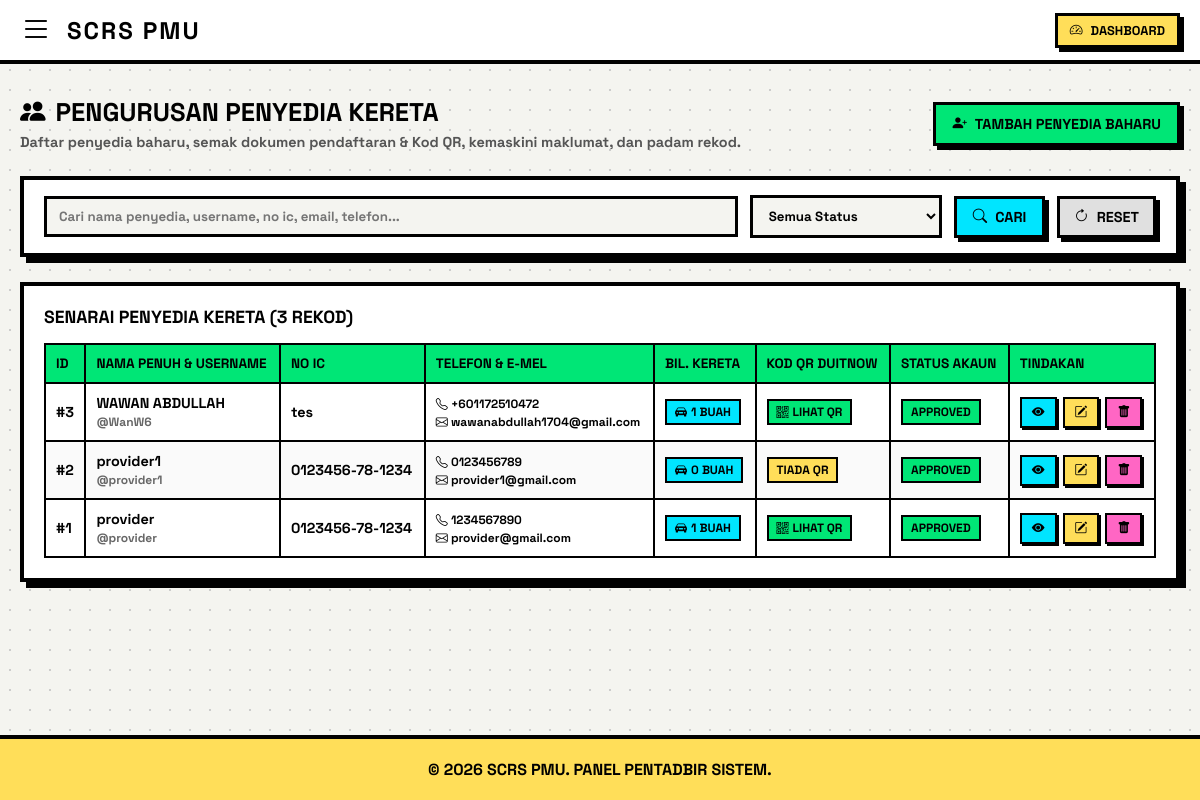
/admin_providers.php (signed in), run on the app's committed database.
### tables this page shows
CREATE TABLE `providers` (
  `id` int(11) NOT NULL AUTO_INCREMENT,
  `username` varchar(50) NOT NULL,
  `email` varchar(100) NOT NULL,
  `full_name` varchar(150) NOT NULL,
  `phone_no` varchar(20) NOT NULL,
  `no_ic` varchar(15) NOT NULL,
  `password` varchar(255) NOT NULL,
  `ic_file` varchar(255) NOT NULL,
  `licence_file` varchar(255) NOT NULL,
  `insurance_file` varchar(255) NOT NULL,
  `greencard_file` varchar(255) NOT NULL,
  `roadtax_file` varchar(255) NOT NULL,
  `qr_code_image` varchar(255) DEFAULT NULL,
  `created_at` timestamp NOT NULL DEFAULT current_timestamp(),
  `status` enum('pending','approved','rejected') DEFAULT 'approved',
  `profile_picture` varchar(255) DEFAULT NULL,
  PRIMARY KEY (`id`)
);

### admin_providers.php (the view, shortened to what this page needs)
<?php
require 'db.php';
$search = trim($_GET['search'] ?? '');
$filter_status = trim($_GET['filter_status'] ?? 'all');
$sql_query = "SELECT p.*, COUNT(c.id) AS total_cars
              FROM providers p
              LEFT JOIN cars c ON p.id = c.provider_id
              WHERE 1=1";
$sql_query .= " GROUP BY p.id ORDER BY p.id DESC";
$stmt_list = $conn->prepare($sql_query);
$stmt_list->execute();
$providers_result = $stmt_list->get_result();
?>
<!DOCTYPE html>
<html lang="ms">
<head>
    <link rel="stylesheet" href="https://cdn.jsdelivr.net/npm/bootstrap-icons@1.10.5/font/bootstrap-icons.css">
</head>
<body>
    <header class="neo-navbar">
        <div class="neo-nav-left">
            <button class="menu-toggle-btn" id="open-sidebar"><i class="bi bi-list"></i></button>
            <div class="neo-brand">SCRS PMU</div>
        </div>
        <a href="admin_dashboard.php" class="neo-btn" style="padding: 6px 12px; font-size: 0.8rem;">
            <i class="bi bi-speedometer2"></i> Dashboard
        </a>
    </header>
    <main class="main-content">
        <div class="page-header">
            <div>
                <h1 style="font-size: 1.6rem; font-weight: 900; text-transform: uppercase; margin: 0; color: var(--black); display: flex; align-items: center; gap: 10px;">
                    <i class="bi bi-people-fill"></i> Pengurusan Penyedia Kereta
                </h1>
                <p style="font-weight: 700; color: #555; margin: 5px 0 0 0; font-size: 0.9rem;">
                    Daftar penyedia baharu, semak dokumen pendaftaran & Kod QR, kemaskini maklumat, dan padam rekod.
                </p>
            </div>
            <button class="neo-btn btn-green" onclick="openCreateModal()">
                <i class="bi bi-person-plus-fill"></i> Tambah Penyedia Baharu
            </button>
        </div>
        <div class="filter-card">
            <form action="" method="GET" class="filter-form">
                <input type="text" name="search" class="filter-input" placeholder="Cari nama penyedia, username, no ic, email, telefon..." value="<?php echo htmlspecialchars($search); ?>">
                <select name="filter_status" class="filter-select">
                    <option value="all" <?php if ($filter_status === 'all') echo 'selected'; ?>>Semua Status</option>
                </select>
                <button type="submit" class="neo-btn btn-blue" style="padding: 9px 16px;">
                    <i class="bi bi-search"></i> Cari
                </button>
                <a href="admin_providers.php" class="neo-btn" style="background: #e0e0e0; padding: 9px 14px;">
                    <i class="bi bi-arrow-clockwise"></i> Reset
                </a>
            </form>
        </div>
        <div class="table-card">
            <div style="display: flex; justify-content: space-between; align-items: center; margin-bottom: 15px;">
                <h3 style="font-size: 1.1rem; font-weight: 900; text-transform: uppercase;">
                    Senarai Penyedia Kereta (<?php echo $providers_result->num_rows; ?> rekod)
                </h3>
            </div>
            <div class="neo-table-wrapper">
                <table class="neo-table">
                    <thead>
                        <tr>
                            <th>ID</th>
                            <th>Nama Penuh & Username</th>
                            <th>No IC</th>
                            <th>Telefon & E-mel</th>
                            <th>Bil. Kereta</th>
                            <th>Kod QR DuitNow</th>
                            <th>Status Akaun</th>
                            <th>Tindakan</th>
                        </tr>
                    </thead>
                    <tbody>
                        <?php if ($providers_result->num_rows > 0): ?>
                            <?php while ($pr = $providers_result->fetch_assoc()):
                                $status_cls = ($pr['status'] === 'approved') ? 'badge-approved' : (($pr['status'] === 'pending') ? 'badge-pending' : 'badge-rejected');
                                $pr_json = htmlspecialchars(json_encode($pr), ENT_QUOTES, 'UTF-8');
                            ?>
                                <tr>
                                    <td>#<?php echo $pr['id']; ?></td>
                                    <td>
                                        <strong><?php echo htmlspecialchars($pr['full_name']); ?></strong><br>
                                        <small style="color: #666;">@<?php echo htmlspecialchars($pr['username']); ?></small>
                                    </td>
                                    <td><?php echo htmlspecialchars($pr['no_ic']); ?></td>
                                    <td>
                                        <small><i class="bi bi-telephone"></i> <?php echo htmlspecialchars($pr['phone_no']); ?></small><br>
                                        <small><i class="bi bi-envelope"></i> <?php echo htmlspecialchars($pr['email']); ?></small>
                                    </td>
                                    <td>
                                        <span class="neo-badge" style="background: var(--blue);">
                                            <i class="bi bi-car-front-fill"></i> <?php echo $pr['total_cars']; ?> Buah
                                        </span>
                                    </td>
                                    <td>
                                        <?php if (!empty($pr['qr_code_image'])): ?>
                                            <a href="<?php echo htmlspecialchars($pr['qr_code_image']); ?>" target="_blank" class="neo-badge badge-approved">
                                                <i class="bi bi-qr-code"></i> Lihat QR
                                            </a>
                                        <?php else: ?>
                                            <span class="neo-badge badge-pending">Tiada QR</span>
                                        <?php endif; ?>
                                    </td>
                                    <td>
                                        <span class="neo-badge <?php echo $status_cls; ?>">
                                            <?php echo ucfirst($pr['status']); ?>
                                        </span>
                                    </td>
                                    <td>
                                        <div class="action-btns">
                                            <button class="neo-btn btn-sm btn-blue" data-provider='<?php echo $pr_json; ?>' onclick="viewProvider(this)" title="Lihat Penuh">
                                                <i class="bi bi-eye-fill"></i>
                                            </button>
                                            <button class="neo-btn btn-sm btn-yellow" data-provider='<?php echo $pr_json; ?>' onclick="editProvider(this)" title="Kemaskini">
                                                <i class="bi bi-pencil-square"></i>
                                            </button>
                                            <form action="" method="POST" style="margin: 0;" onsubmit="return confirm('Adakah anda pasti ingin memadam penyedia ini? Semua kereta dan rekod tempahannya akan turut dipadam!');">
                                                <button type="submit" name="action_delete_provider" class="neo-btn btn-sm btn-pink" title="Padam">
                                                    <i class="bi bi-trash-fill"></i>
                                                </button>
                                            </form>
                                        </div>
                                    </td>
                                </tr>
                            <?php endwhile; ?>
                        <?php else: ?>
                            <tr>
                                <td colspan="8" style="text-align: center; padding: 25px; color: #777;">Tiada rekod penyedia dijumpai.</td>
                            </tr>
                        <?php endif; ?>
                    </tbody>
                </table>
            </div>
        </div>
    </main>
    <footer>
        &copy; <?php echo date("Y"); ?> SCRS PMU. PANEL PENTADBIR SISTEM.
    </footer>
</body>
</html>

### admin_providers.php (style rules this page uses)
:root { --black: #000000; --white: #ffffff; --yellow: #ffde59; --green: #00e676; --blue: #00e5ff; --pink: #ff66c4; --orange: #ff914d; --bg-color: #f4f4f0; --border-thick: 4px solid var(--black); --shadow-solid: 6px 6px 0px var(--black); --shadow-hover: 4px 4px 0px var(--black); --shadow-active: 0px 0px 0px var(--black); --transition: all 0.15s ease-in-out; }
* { margin: 0; padding: 0; box-sizing: border-box; font-family: 'Space Grotesk', sans-serif; }
body { background-color: var(--bg-color); background-image: radial-gradient(#ccc 1.5px, transparent 1.5px); background-size: 20px 20px; min-height: 100vh; display: flex; flex-direction: column; overflow-x: hidden; }
a { text-decoration: none; color: inherit; }
button, input, select { font-family: inherit; }
.neo-navbar { background-color: var(--white); border-bottom: var(--border-thick); padding: 10px 20px; display: flex; justify-content: space-between; align-items: center; position: sticky; top: 0; z-index: 1000; }
.neo-nav-left { display: flex; align-items: center; gap: 15px; }
.menu-toggle-btn { font-size: 2rem; color: var(--black); background: none; border: none; cursor: pointer; transition: var(--transition); }
.neo-brand { font-size: 1.5rem; font-weight: 900; letter-spacing: 2px; text-transform: uppercase; }
.main-content { flex: 1; padding: 2rem 20px; max-width: 1200px; margin: 0 auto; width: 100%; }
.page-header { margin-bottom: 25px; display: flex; justify-content: space-between; align-items: center; flex-wrap: wrap; gap: 15px; }
.neo-btn { background-color: var(--yellow); border: 3px solid var(--black); box-shadow: 4px 4px 0px var(--black); font-weight: 900; text-transform: uppercase; padding: 10px 16px; cursor: pointer; transition: var(--transition); display: inline-flex; align-items: center; gap: 8px; font-size: 0.9rem; }
.btn-green { background-color: var(--green); }
.btn-blue { background-color: var(--blue); }
.btn-pink { background-color: var(--pink); }
.filter-card { background-color: var(--white); border: var(--border-thick); box-shadow: var(--shadow-solid); padding: 15px 20px; margin-bottom: 25px; }
.filter-form { display: flex; gap: 12px; align-items: center; flex-wrap: wrap; }
.filter-input { border: 3px solid var(--black); padding: 9px 12px; font-weight: 700; background-color: var(--bg-color); flex: 1; min-width: 200px; }
.filter-select { border: 3px solid var(--black); padding: 9px 12px; font-weight: 800; background-color: var(--bg-color); }
.table-card { background-color: var(--white); border: var(--border-thick); box-shadow: var(--shadow-solid); padding: 20px; }
.neo-table-wrapper { overflow-x: auto; }
.neo-table { width: 100%; border-collapse: collapse; text-align: left; font-weight: 700; font-size: 0.9rem; }
.neo-table th { background-color: var(--green); border: 2px solid var(--black); padding: 10px; text-transform: uppercase; font-weight: 900; font-size: 0.85rem; white-space: nowrap; }
.neo-table td { border: 2px solid var(--black); padding: 10px; vertical-align: middle; }
.neo-table tr:nth-child(even) { background-color: #fafafa; }
.neo-badge { border: 2px solid var(--black); padding: 3px 8px; font-weight: 900; text-transform: uppercase; font-size: 0.75rem; display: inline-flex; align-items: center; gap: 4px; }
.badge-pending { background-color: var(--yellow); }
.badge-approved { background-color: var(--green); }
.action-btns { display: flex; gap: 6px; flex-wrap: wrap; }
.btn-sm { padding: 5px 10px; font-size: 0.8rem; border-width: 2px; box-shadow: 2px 2px 0px var(--black); }
footer { background-color: var(--yellow); border-top: var(--border-thick); padding: 20px; text-align: center; font-weight: 900; text-transform: uppercase; margin-top: auto; }

### data on the page
providers: id "3", full_name "WAWAN ABDULLAH", username "WanW6", no_ic "tes", phone_no "+601172510472", email "wawanabdullah1704@gmail.com", total_cars "1", status "APPROVED"
providers: id "2", full_name "provider1", username "provider1", no_ic "0123456-78-1234", phone_no "0123456789", email "provider1@gmail.com", total_cars "0", shows "TIADA QR", status "APPROVED"
providers: id "1", full_name "provider", username "provider", no_ic "0123456-78-1234", phone_no "1234567890", email "provider@gmail.com", total_cars "1", status "APPROVED"

### other printed values
$providers_result->num_rows "3"
